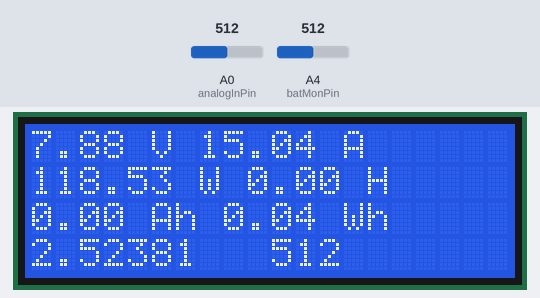
A sketch run on a simulated Arduino Uno, built with avr-gcc and run on an emulated ATmega328P. On the bench: 20×4 character LCD. Inputs (shaded band) come from the test bench; at power-on: A0 (analogInPin) = 512, A4 (batMonPin) = 512. What the sketch prints to the serial monitor is not drawn.

Above: at 1.2 s.
1.3 s: A0 (analogInPin) set to 143
At 2.8 s:
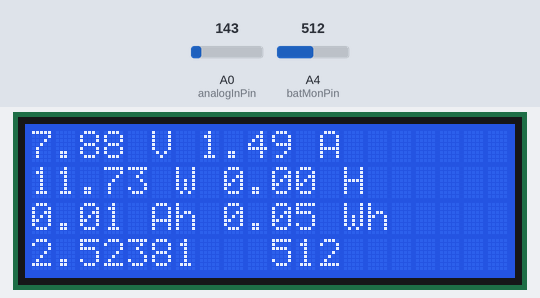
3.0 s: A0 (analogInPin) set to 125
At 4.4 s:
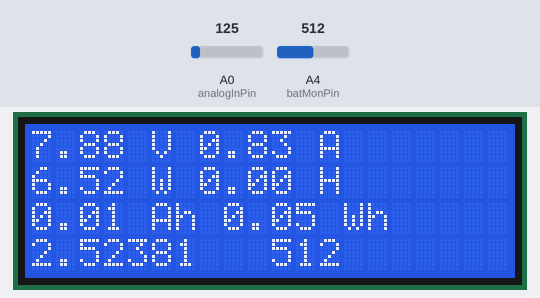
4.7 s: A4 (batMonPin) set to 11
At 5.8 s:
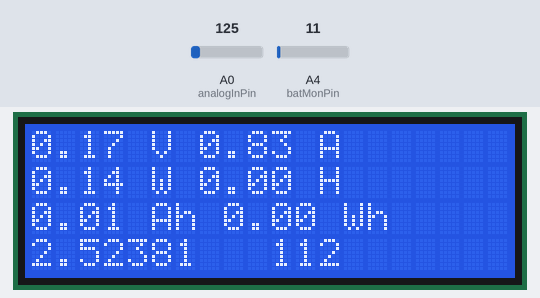
6.4 s: A4 (batMonPin) set to 8
At 7.7 s:
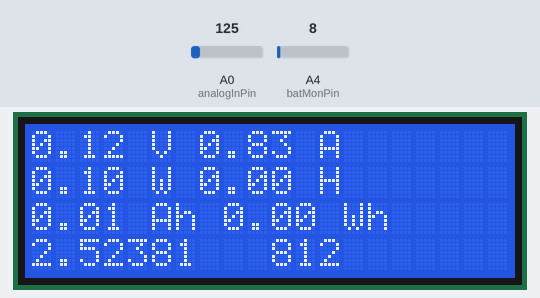
8.1 s: A0 (analogInPin) set to 362
At 9.5 s:
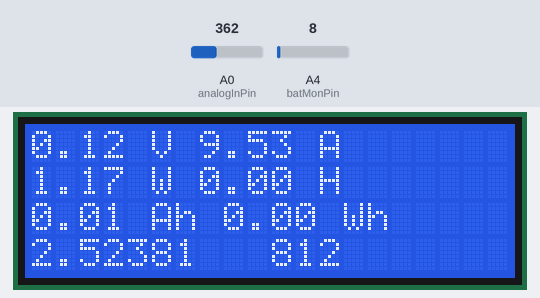
9.8 s: A0 (analogInPin) set to 384
At 12.4 s:
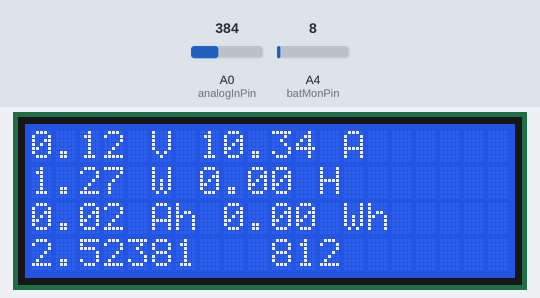
Timing chart, 0 to 13.6 s (numbered marks = the images above; inputs shaded):
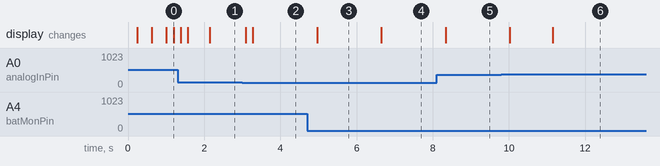

The sketch:

ACS711_CurrentSensor.ino
```cpp
//http://www.hacktronics.com/Tutorials/arduino-current-sensor.html

/*
http://www.lucadentella.it/en/2011/11/29/sensore-di-corrente-con-arduino/
http://www.lucadentella.it/en/2011/11/29/sensore-di-corrente-con-arduino/
http://arduino.cc/forum/index.php?action=printpage;topic=65954.0

https://forum.sparkfun.com/viewtopic.php?f=7&t=20587

http://openenergymonitor.org/emon/buildingblocks/ct-sensors-interface


http://arduino.cc/forum/index.php/topic,125952.0.html
http://openenergymonitor.org/emon/buildingblocks/arduino-sketch-current-only
http://www.instructables.com/id/Real-time-Web-Based-Household-Power-Usage-Monitor/
http://www.instructables.com/id/Web-Based-Water-Metering-with-ioBridge/

http://www.instructables.com/id/2-Carabiner-split-core-AC-transducer/

http://compendiumarcana.com/kaw/
http://www.efergy.us/
http://www.allegromicro.com/


https://github.com/adafruit
http://www.ladyada.net/make/tweetawatt/
http://code.google.com/p/tweetawatt/
http://www.adafruit.com/blog/category/tweetawatt/
http://www.ladyada.net/make/tweetawatt/graph.html
http://www.ladyada.net/make/tweetawatt/download.html
http://www.ladyada.net/media/wattcher/appengineauth.py

http://www.ladyada.net/make/tweetawatt/download.html
http://www.ladyada.net/media/wattcher/wattcher-maingraph.py
http://www.ladyada.net/media/wattcher/wattcher-5minreport.py
http://www.ladyada.net/media/wattcher/wattcher-wattgraph.py
http://www.ladyada.net/media/wattcher/wattcher-final.py
http://googleblog.blogspot.com/2011/06/update-on-google-health-and-google.html
http://www.ladyada.net/media/wattcher/xbee.py

https://developers.google.com/appengine/
https://developers.google.com/appengine/docs/python/gettingstarted/

http://en.wikipedia.org/wiki/Root_mean_square#Average_electrical_power
http://sourceforge.net/projects/pyserial/files/pyserial/2.4/
http://sourceforge.net/projects/pywin32/files/pywin32/Build%20200/
http://pypi.python.org/pypi/simplejson

http://hackedgadgets.com/2009/01/27/power-monitoring-using-a-hacked-kill-a-watt/

At this point, the code is getting waaay to big to paste here so grab "wattcher.py Mains graph" from the download page!


http://www.miloslick.com/Download.html

http://www.miloslick.com/EnergyLogger.html
http://www.google.com/powermeter/about/index.html
https://cosm.com/


https://www.sparkfun.com/products/11005?
http://dzlsevilgeniuslair.blogspot.it/2012/05/arduino-do-touche-dance.html
http://arduino.cc/blog/2011/10/10/speed-vest-for-night-cycling/

http://lekernel.net/blog/2011/09/interactive-visuals-workshop-with-milkymist-one-and-arduino/
http://www.thinkgeek.com/gadgets/travelpower/?icpg=gy_7acf
http://www.thinkgeek.com/product/7657/
http://www.amazon.com/P3-International-P4400-Electricity-Monitor/dp/B00009MDBU

*/

#include <LiquidCrystal.h>

/* This sketch describes how to connect a ACS715 Current Sense Carrier
(http://www.hacktronics.com/Sensors/Current-Sensor-30-to-30-Amp/flypage.tpl.html) to the Arduino,
and read current flowing through the sensor.

*/

LiquidCrystal lcd(7, 8, 9, 10, 11, 12);

/*

Vcc on carrier board to Arduino +5v
GND on carrier board to Arduino GND
OUT on carrier board to Arduino A0

Insert the power lugs into the loads positive lead circuit,
arrow on carrier board points to load, other lug connects to
power supply positive

Voltage Divider

11.66 from + to A4
4.62k from A4 to Gnd
Ratio 2.5238

*/
int batMonPin = A4;    // input pin for the voltage divider
int batVal = 0;       // variable for the A/D value
float pinVoltage = 0; // variable to hold the calculated voltage
float batteryVoltage = 0;

int analogInPin = A0;  // Analog input pin that the carrier board OUT is connected to
int sensorValue = 0;        // value read from the carrier board
int outputValue = 0;        // output in milliamps
unsigned long msec = 0;
float time = 0.0;
int sample = 0;
float totalCharge = 0.0;
float averageAmps = 0.0;
float ampSeconds = 0.0;
float ampHours = 0.0;
float wattHours = 0.0;
float amps = 0.0;

int R1 = 11660; // Resistance of R1 in ohms
int R2 = 4620; // Resistance of R2 in ohms

float ratio = 0;  // Calculated from R1 / R2

void setup() {
  // initialize serial communications at 9600 bps:
  Serial.begin(9600);
  lcd.begin(20, 4);
}

void loop() {

int sampleBVal = 0;
int avgBVal = 0;
int sampleAmpVal = 0;
int avgSAV = 0;

for (int x = 0; x < 10; x++){ // run through loop 10x

  // read the analog in value:
  sensorValue = analogRead(analogInPin);
  sampleAmpVal = sampleAmpVal + sensorValue; // add samples together

  batVal = analogRead(batMonPin);    // read the voltage on the divider
  sampleBVal = sampleBVal + batVal; // add samples together

  delay (10); // let ADC settle before next sample
}

avgSAV = sampleAmpVal / 10;

  // convert to milli amps
  outputValue = (((long)avgSAV * 5000 / 1024) - 500 ) * 1000 / 133;

/* sensor outputs about 100 at rest.
Analog read produces a value of 0-1023, equating to 0v to 5v.
"((long)sensorValue * 5000 / 1024)" is the voltage on the sensor's output in millivolts.
There's a 500mv offset to subtract.
The unit produces 133mv per amp of current, so
divide by 0.133 to convert mv to ma

*/

avgBVal = sampleBVal / 10; //divide by 10 (number of samples) to get a steady reading

  pinVoltage = avgBVal * 0.00610;       //  Calculate the voltage on the A/D pin
                                /*  A reading of 1 for the A/D = 0.0048mV
                                    if we multiply the A/D reading by 0.00488 then
                                    we get the voltage on the pin.

                                    NOTE! .00488 is ideal. I had to adjust
                                    to .00610 to match fluke meter.

                                    Also, depending on wiring and
                                    where voltage is being read, under
                                    heavy loads voltage displayed can be
                                    well under voltage at supply. monitor
                                    at load or supply and decide.
*/

  ratio = (float)R1 / (float)R2;
  batteryVoltage = pinVoltage * ratio;    //  Use the ratio calculated for the voltage divider
                                          //  to calculate the battery voltage


  amps = (float) outputValue / 1000;
  float watts = amps * batteryVoltage;

  Serial.print("Volts = " );
  Serial.print(batteryVoltage);
  Serial.print("\t Current (amps) = ");
  Serial.print(amps);
  Serial.print("\t Power (Watts) = ");
  Serial.print(watts);


  sample = sample + 1;

  msec = millis();

  time = (float) msec / 1000.0;

  totalCharge = totalCharge + amps;

  averageAmps = totalCharge / sample;

  ampSeconds = averageAmps*time;

  ampHours = ampSeconds/3600;

  wattHours = batteryVoltage * ampHours;

  Serial.print("\t Time (hours) = ");
  Serial.print(time/3600);

  Serial.print("\t Amp Hours (ah) = ");
  Serial.print(ampHours);
  Serial.print("\t Watt Hours (wh) = ");
  Serial.println(wattHours);

    lcd.setCursor(0,0);
    lcd.print(batteryVoltage);
    lcd.print(" V ");
    lcd.print(amps);
    lcd.print(" A ");

  lcd.setCursor(0,1);
  lcd.print(watts);
  lcd.print(" W ");
  lcd.print(time/3600);
  lcd.print(" H ");

  lcd.setCursor(0,2);
  lcd.print(ampHours);
  lcd.print(" Ah ");
  lcd.print(wattHours);
  lcd.print(" Wh ");

  lcd.setCursor(0,3);
  lcd.print(ratio, 5);
  lcd.print("   ");
  lcd.print(avgBVal);

  // wait 10 milliseconds before the next loop
  // for the analog-to-digital converter to settle
  // after the last reading:
  delay(10);


}
```

Measured:
- after the input at 3.0 s, the display: first changes after 0.09 s (image 2 shows a later state)
- after the input at 4.7 s, the display: changes after 0.27 s (image 3)
- after the input at 6.4 s, the display: changes after 0.25 s (image 4)
- after the input at 8.1 s, the display: changes after 0.24 s (image 5)
- after the input at 9.8 s, the display: first changes after 0.22 s (image 6 shows a later state)
